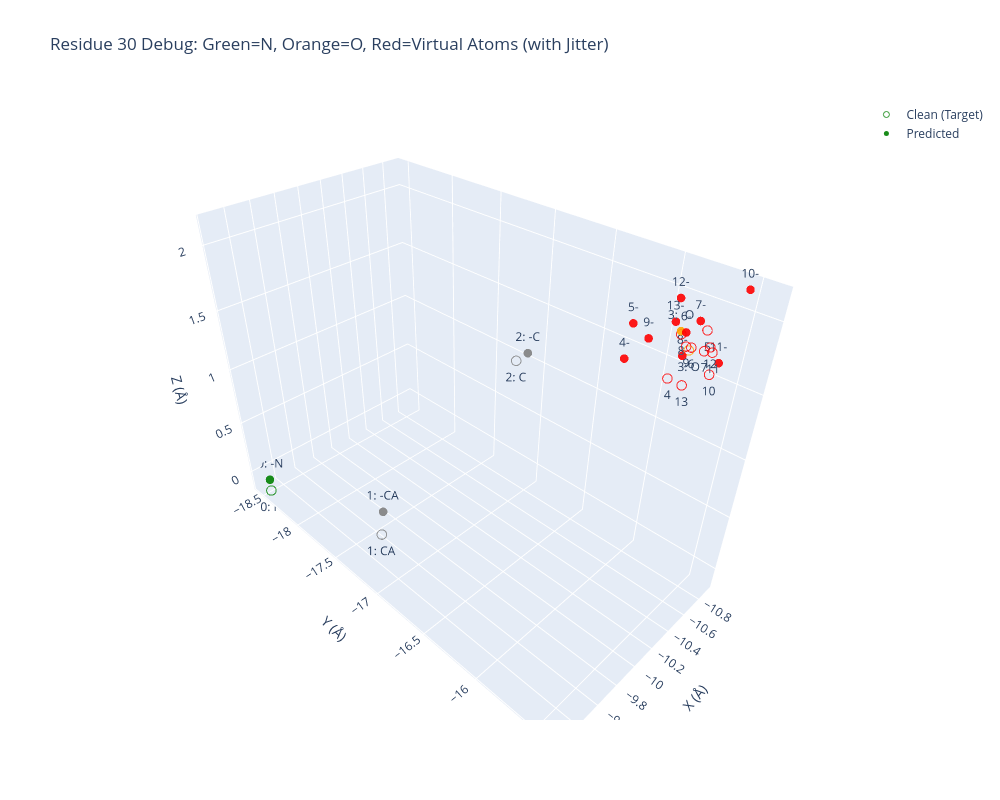

Source (notebook cell):
### Code cell
import torch
import numpy as np
import plotly.graph_objects as go

# 【新增函数：计算并打印虚拟原子到 N 和 O 的距离】
def print_virtual_atom_distances(coords_noisy: torch.Tensor, res_idx: int):
    """计算预测结构中虚拟原子(4-13)到 N(0) 和 O(3) 的欧氏距离(埃)"""
    # 获取特定残基的坐标 (注意：这里直接计算原始预测坐标，不加 jitter)
    atoms = coords_noisy[res_idx].cpu().numpy()
    
    n_coord = atoms[0]
    o_coord = atoms[3]
    
    print(f"\n=== 残基 {res_idx} 预测结构(Noisy) 虚拟原子距离分析 ===")
    print(f"{'Atom':<8} | {'Dist to N (Å)':<15} | {'Dist to O (Å)':<15}")
    print("-" * 42)
    
    for i in range(4, 14):
        v_coord = atoms[i]
        dist_to_n = np.linalg.norm(v_coord - n_coord)
        dist_to_o = np.linalg.norm(v_coord - o_coord)
        print(f"Atom {i:<3} | {dist_to_n:<15.4f} | {dist_to_o:<15.4f}")
    print("==========================================\n")


def interactive_visualize(
    coords_clean: torch.Tensor,
    coords_noisy: torch.Tensor,
    res_idx: int = 0,  
    output_html: str = None
):
    """Plotly 交互式 3D 图，用于调试 atom14 表示法中虚拟原子的空间分布"""
    
    # 提取坐标时加上 .copy()，避免原地修改影响外部数据
    clean_atoms = coords_clean[res_idx].cpu().numpy().copy()
    noisy_atoms = coords_noisy[res_idx].cpu().numpy().copy()
    
    # 【新增：添加虚伪的微小扰动】
    # 给虚拟原子（索引 4~13）加上正态分布的随机位移，以便在 3D 图中散开
    jitter_scale = 0.1  # 扰动大小 (Å)，如果还是看不清可以稍微调大
    clean_atoms[4:14] += np.random.normal(scale=jitter_scale, size=(10, 3))
    noisy_atoms[4:14] += np.random.normal(scale=jitter_scale, size=(10, 3))
    
    # 为14个原子生成悬停标签，方便你在网页上确认是哪个原子
    atom_labels = []
    for i in range(14):
        if i == 0: atom_labels.append("0: N")
        elif i == 1: atom_labels.append("1: CA")
        elif i == 2: atom_labels.append("2: C")
        elif i == 3: atom_labels.append("3: O")
        else: atom_labels.append(f"{i}")
        # else: atom_labels.append(f"{i}: Virtual/Side")

    
    atom_labels2 = []
    for i in range(14):
        if i == 0: atom_labels2.append("0: -N")
        elif i == 1: atom_labels2.append("1: -CA")
        elif i == 2: atom_labels2.append("2: -C")
        elif i == 3: atom_labels2.append("3: -O")
        else: atom_labels2.append(f"{i}-")

    # 颜色编码：N设为绿色，O设为橙色，CA/C设为灰色，虚拟原子设为红色
    marker_colors = ['green' if i==0 else 'orange' if i==3 else 'gray' if i in [1,2] else 'red' for i in range(14)]

    fig = go.Figure()
    
    # 原始/真实结构 (Clean) 
    fig.add_trace(go.Scatter3d(
        x=clean_atoms[:, 0], y=clean_atoms[:, 1], z=clean_atoms[:, 2],
        mode='markers+text',
        text=atom_labels,
        textposition="bottom center",
        name='Clean (Target)',
        marker=dict(size=6, color=marker_colors, symbol='circle-open', opacity=0.8) # 'blue'
    ))
    
    # 预测结构 (Predicted) 
    fig.add_trace(go.Scatter3d(
        x=noisy_atoms[:, 0], y=noisy_atoms[:, 1], z=noisy_atoms[:, 2],
        mode='markers+text',
        text=atom_labels2,
        textposition="top center",
        name='Predicted',
        marker=dict(size=5, color=marker_colors, opacity=0.9)
    ))
    
    fig.update_layout(
        title=f"Residue {res_idx} Debug: Green=N, Orange=O, Red=Virtual Atoms (with Jitter)",
        scene=dict(
            xaxis_title='X (Å)',
            yaxis_title='Y (Å)',
            zaxis_title='Z (Å)',
            aspectmode='data'  
        ),
        width=1000,
        height=800
    )
    
    if output_html:
        fig.write_html(output_html)
        print(f"✅ Interactive plot saved: {output_html}")
    
    fig.show()
    

# 加载文件
loaded_dict = torch.load(
    '/root/private_data/luog/codex/IgGM2/see/seefile/S0902_150_1788512917.pt', 
    map_location='cpu',    
    weights_only=True       
)

# 提取你想要查看的数据片段
coords_clean_segment = loaded_dict['clean'].squeeze(0).detach()[:,:,:] # clean
coords_noisy_segment = loaded_dict['pre'].squeeze(0).detach()[:,:,:] # pre 
target_res_idx = 30

# 【新增调用：在画图前打印距离信息】
print_virtual_atom_distances(
    coords_noisy=coords_noisy_segment, 
    res_idx=target_res_idx
)

# 使用示例：检查残基的预测情况
interactive_visualize(
    coords_clean = coords_clean_segment,
    coords_noisy = coords_noisy_segment,
    res_idx = target_res_idx  
)

### Figure 1 — Plotly figure (JSON) as saved in the notebook; plotly's stock layout.template omitted (floating-point values rounded to 4 significant figures)
{"data": [{"marker": {"color": ["green", "gray", "gray", "orange", "red", "red", "red", "red", "red", "red", "red", "red", "red", "red"], "opacity": 0.8, "size": 6, "symbol": "circle-open"}, "mode": "markers+text", "name": "Clean (Target)", "text": ["0: N", "1: CA", "2: C", "3: O", "4", "5", "6", "7", "8", "9", "10", "11", "12", "13"], "textposition": "bottom center", "type": "scatter3d", "x": [-9.245, -9.311, -10.34, -10.5, -10.43, -10.59, -10.53, -10.69, -10.5, -10.51, -10.41, -10.34, -10.53, -10.36], "y": [-18.43, -17.04, -16.76, -15.63, -15.7, -15.59, -15.64, -15.63, -15.7, -15.66, -15.45, -15.43, -15.53, -15.56], "z": [-0.1222, 0.2988, 1.39, 1.879, 1.694, 1.987, 1.885, 1.796, 1.957, 1.887, 1.842, 2.018, 1.93, 1.744]}, {"marker": {"color": ["green", "gray", "gray", "orange", "red", "red", "red", "red", "red", "red", "red", "red", "red", "red"], "opacity": 0.9, "size": 5}, "mode": "markers+text", "name": "Predicted", "text": ["0: -N", "1: -CA", "2: -C", "3: -O", "4-", "5-", "6-", "7-", "8-", "9-", "10-", "11-", "12-", "13-"], "textposition": "top center", "type": "scatter3d", "x": [-9.297, -9.424, -10.54, -10.57, -10.18, -10.2, -10.56, -10.56, -10.53, -10.42, -10.91, -10.64, -10.66, -10.71], "y": [-18.52, -17.15, -16.83, -15.74, -15.84, -15.83, -15.7, -15.63, -15.68, -15.85, -15.54, -15.51, -15.82, -15.85], "z": [-0.09179, 0.3652, 1.339, 1.932, 1.875, 2.089, 1.942, 2.042, 1.809, 1.903, 2.144, 1.791, 2.079, 1.894]}], "layout": {"height": 800, "scene": {"aspectmode": "data", "xaxis": {"title": {"text": "X (Å)"}}, "yaxis": {"title": {"text": "Y (Å)"}}, "zaxis": {"title": {"text": "Z (Å)"}}}, "title": {"text": "Residue 30 Debug: Green=N, Orange=O, Red=Virtual Atoms (with Jitter)"}, "width": 1000}}
